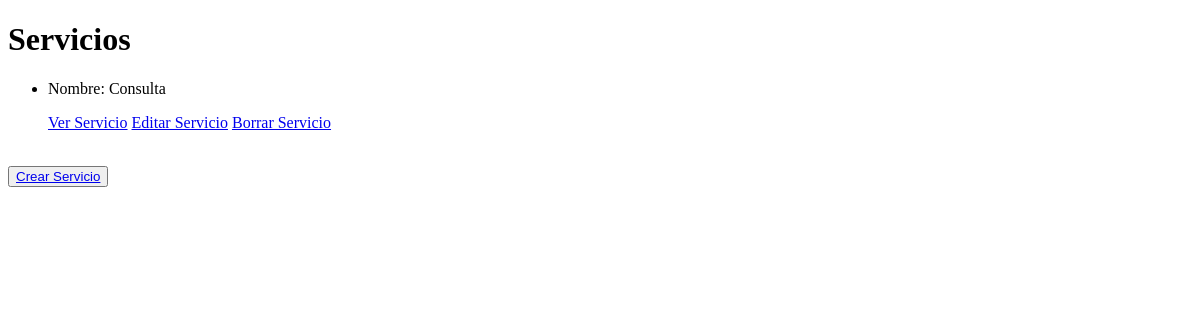
/AppOdonto/servicio/list/ (signed in), run on an earlier commit of the app's database.
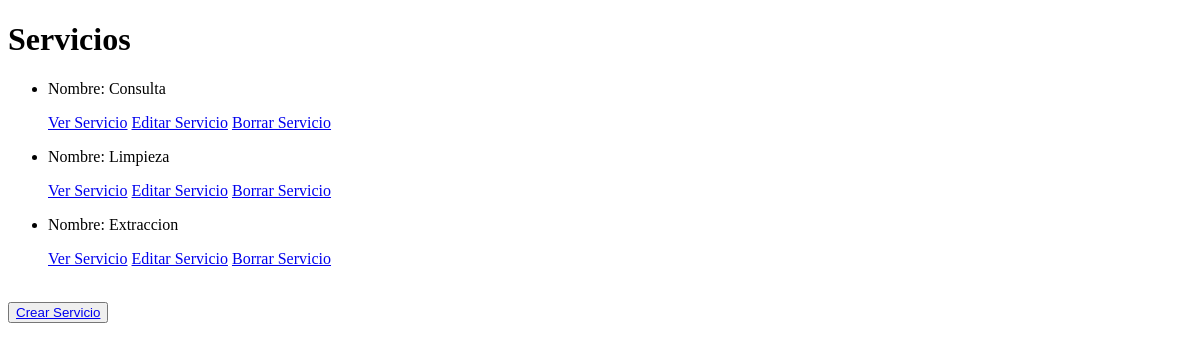
And on a later commit of the database.
### AppOdonto/models.py (models this page shows, shortened)
class Servicio(models.Model):
    nombre = models.CharField(max_length=20)
    especialidad = models.CharField(max_length=15)
    descripcion = models.CharField(max_length=40)
    precio = models.IntegerField()

### AppOdonto/views.py (the view)
# urls.py: path('servicio/list/', ServicioList.as_view(), name="Servicio List"),
class ServicioList(LoginRequiredMixin, ListView):
    model = Servicio

### AppOdonto/templates/AppOdonto/servicio_list.html (shortened to what this page needs)
<!DOCTYPE html>
<html lang="en">
<head>
</head>
<body>
    <h1>Servicios</h1>
    <ul>
        {% for servicio in object_list %}
            <li>
                <p>
                    Nombre: {{servicio.nombre}}
                </p>
                <p>
                    <a href="{% url 'Servicio Detail' servicio.id %}">Ver Servicio</a>
                    <a href="{% url 'Servicio Edit' servicio.id %}">Editar Servicio</a>
                    <a href="{% url 'Servicio Delete' servicio.id %}">Borrar Servicio</a>
                </p>
            </li>
        {% endfor %}
    </ul>
    <br>
    <button>
        <a href="{% url 'Servicio Create' %}">Crear Servicio</a>
    </button>
</body>
</html>

What changed in the data, as far as the page shows it:
added Servicio: nombre "Limpieza"
added Servicio: nombre "Extraccion"
